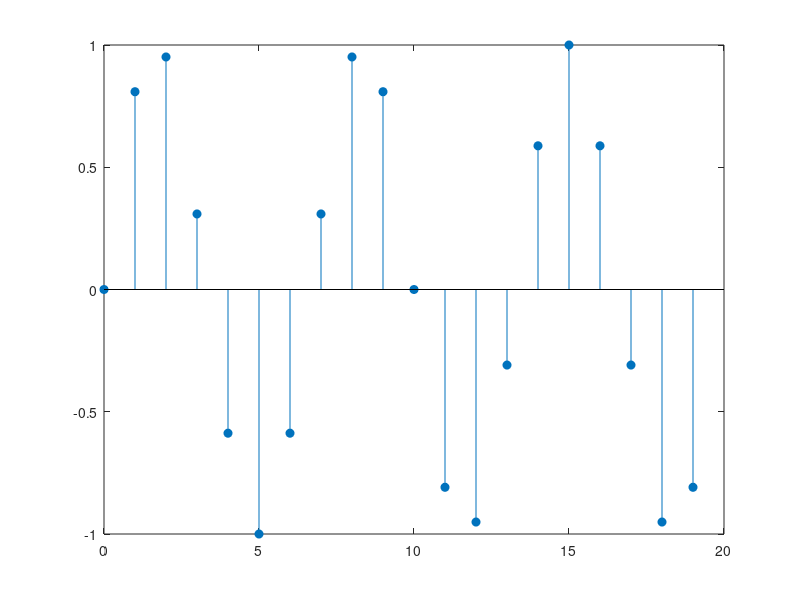
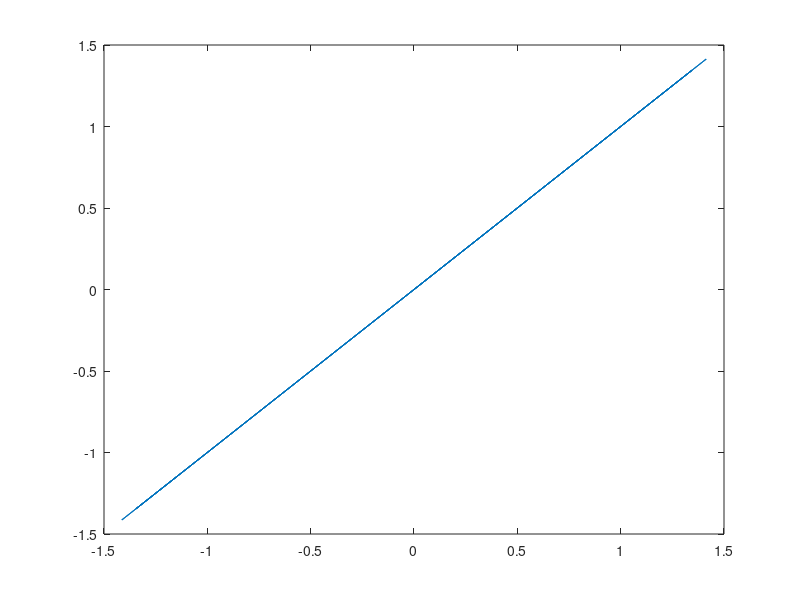
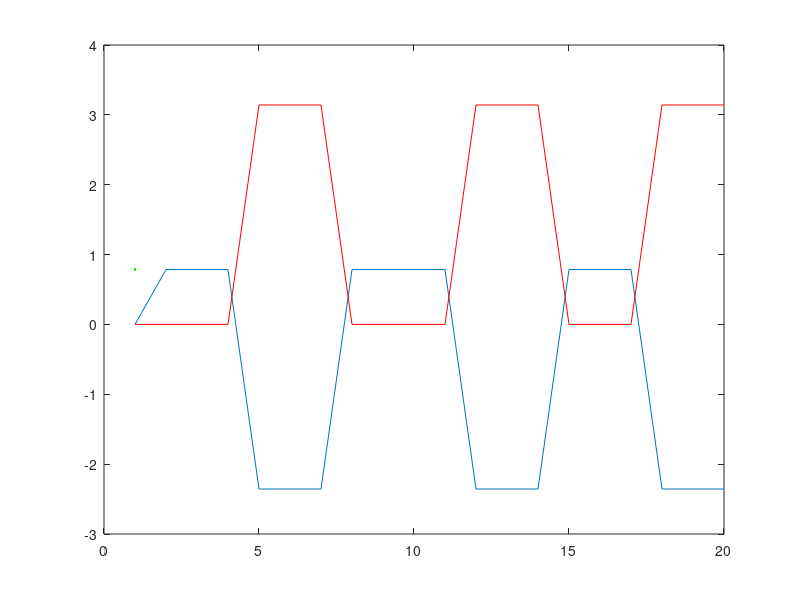
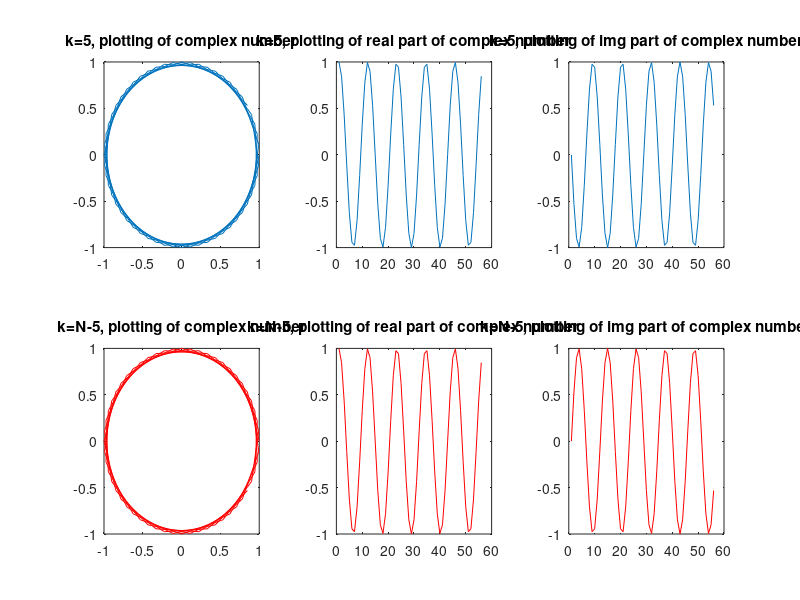

Source code (MATLAB) for these figures, in order:
clear all
close all
clc

%q1
%just for checking my results
 z = 0.9*exp(i*pi/3);
 a=angle(z);
 amp=abs(z);
 %figure 
% plot(z^2)

%q2
N=20;
n=0:N-1;
x=sin((2*pi*3)*n/N);
figure
stem(n,x, 'fill')
z1 = 2*exp((i*pi)/4);
y = x*z1; 
figure
plot (y) 

compare=abs(y)./abs(x);
angy=angle(y);
angx=angle(x);
angz=angle(z1);
figure
plot(angy)
hold on
plot(angx,'r')
hold on
plot(angz,'g')

%q3
N=randi([40,100]);
n=0:N-1;

k=5;
cmx=exp((-j*2*pi*k)*(n/N));
figure
subplot(2,3,1)
plot(cmx)
title('k=5, plotting of complex number')
hold on
subplot(2,3,2)
plot(real(cmx))
title('k=5, plotting of real part of complex number')
hold on
subplot(2,3,3)
plot(imag(cmx))
title('k=5, plotting of img part of complex number')

%N=75;
%n=0:N-1;
k=N-5;
cmx2=exp((-j*2*pi*k)*(n/N));
hold on
subplot(2,3,4)
plot(cmx2,'r')
title('k=N-5, plotting of complex number')
hold on
subplot(2,3,5)
plot(real(cmx2),'r')
title('k=N-5, plotting of real part of complex number')
hold on
subplot(2,3,6)
plot(imag(cmx2),'r')
title('k=N-5, plotting of img part of complex number')

%q4
N=16;
k=2;
n=0:N-1;
h =[round(10*randn(1,N))];
h=h';

T=zeros(16,16);

ytag=zeros(1,16);
ytag=ytag';
for ii=0:15;
    ytag=zeros(1,16);
    ytag=circshift(h,ii);
    T(:,ii+1)=ytag;
end
figure
imagesc(T)

y1=cos(2*pi*k*(n/N)); 
y2=sin(2*pi*k*(n/N)); 

%plotting

subplot(1,3,1)
plot (y1)
title('Y1')
hold on
subplot(1,3,2)
plot(y2,'r')
title('Y2')
subplot(1,3,3)
hold on
plot(y1)
hold on
plot(y2,'r')
title('Y1 & Y2')

s2 = y1- j*y2;
figure
plot([1:N],s2)
zT= T*s2' ;
% how big is z reltaive to s2?
%relative=zT./s2';
figure
plot([1:N],zT,'r')

compz=(zT)./(s2');

e=eig(T);

%<h,conj(s2)> 

conjS2=conj(s2);
%check=(h)*conjS2;
check=h'*conjS2';

%convolution
%2 vectors
hvector=T(:,1);
s2 = y1- j*y2;

fliped_s2=fliplr(s2);
zconv=conv(hvector,fliped_s2);
